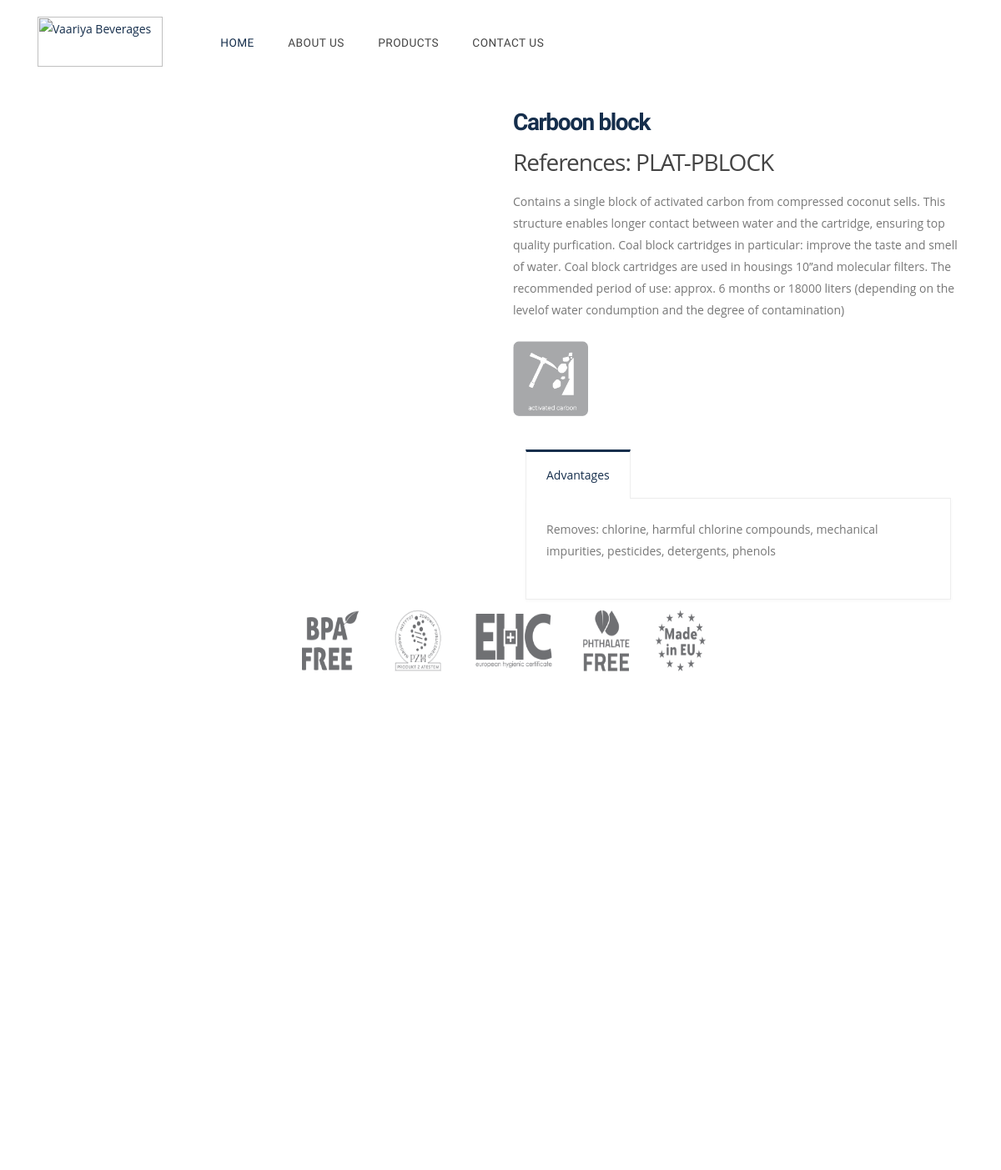
Before: /productdetails9/ with the older database file.
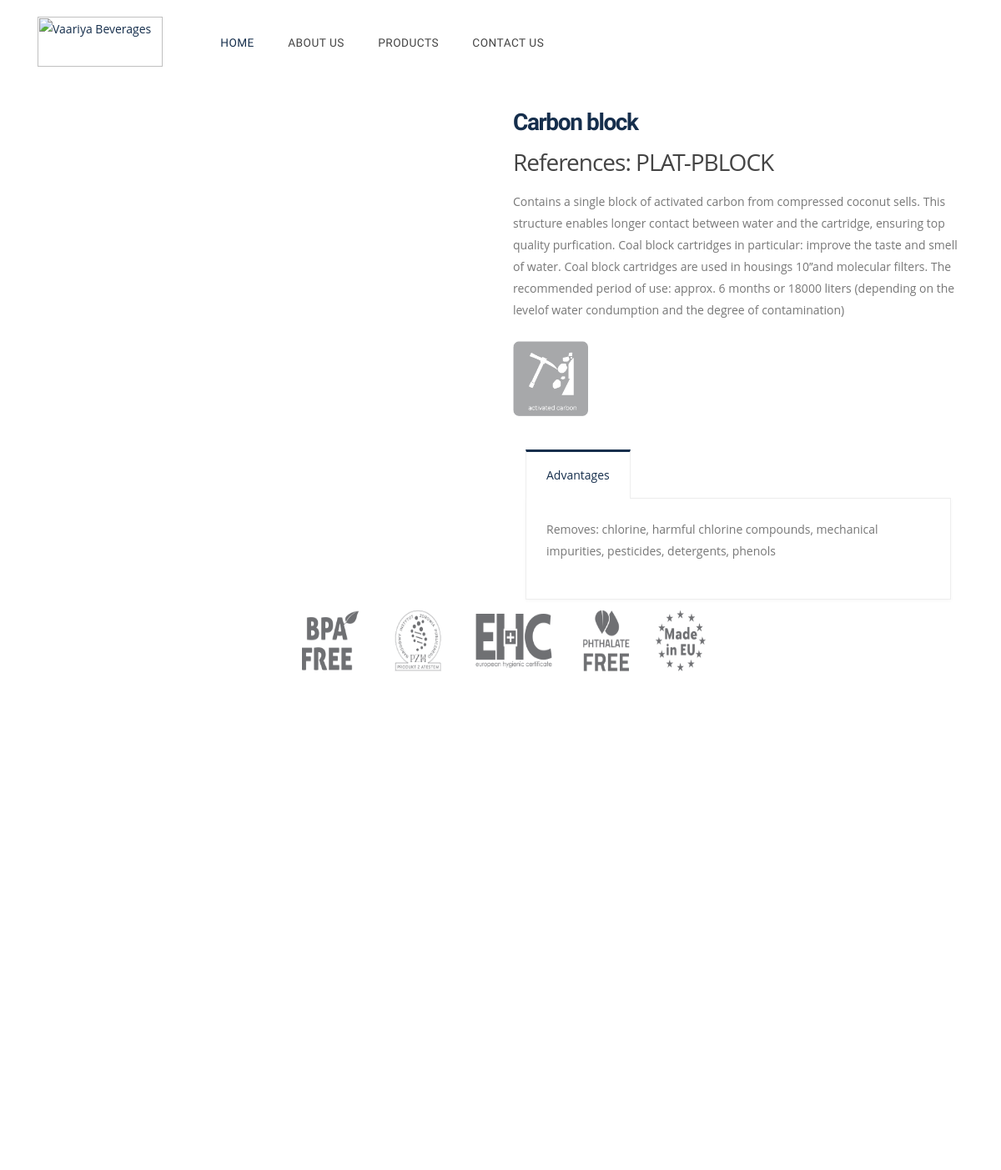
After: the same page with the newer database file.
### shop/models.py (models this page shows)
class Products(models.Model):
    objects = models.Manager()
    product_id = models.AutoField
    product_name = models.CharField(max_length=50)
    category = models.CharField(max_length=50, default="")
    subcategory = models.CharField(max_length=50, default="")
    Price = models.IntegerField(default=0)
    desc = models.CharField(max_length=1000)
    pub_date = models.DateField()
    image = models.FileField(blank=True)
    def __str__(self):
        return self.product_name

### shop/views.py (the view)
# urls.py: path("productdetails9/", views.productdetails9, name="ProductDetails9"),
def productdetails9(request):
    products = Products.objects.all()
    print(products)
    params = {'products': products}
    return render(request, 'shop/productdetails9.html', params)

### shop/templates/shop/productdetails9.html (shortened to what this page needs)
{% load static %}
<html>
	<head>
		<link rel="stylesheet" href="{% static 'shop/vendor/bootstrap/css/bootstrap.min.css' %}">
		<link rel="stylesheet" href="{% static 'shop/vendor/fontawesome-free/css/all.min.css' %}">
		<link rel="stylesheet" href="{% static 'shop/vendor/animate/animate.min.css' %}">
		<link rel="stylesheet" href="{% static 'shop/vendor/simple-line-icons/css/simple-line-icons.min.css' %}">
		<link rel="stylesheet" href="{% static 'shop/vendor/owl.carousel/assets/owl.carousel.min.css' %}">
		<link rel="stylesheet" href="{% static 'shop/vendor/owl.carousel/assets/owl.theme.default.min.css' %}">
		<link rel="stylesheet" href="{% static 'shop/vendor/magnific-popup/magnific-popup.min.css' %}">
		<link rel="stylesheet" href="{% static 'shop/vendor/bootstrap-star-rating/css/star-rating.min.css' %}">
		<link rel="stylesheet" href="{% static 'shop/vendor/bootstrap-star-rating/themes/krajee-fas/theme.min.css' %}">
		<link rel="stylesheet" href="{% static 'shop/css/theme.css' %}">
		<link rel="stylesheet" href="{% static 'shop/css/theme-elements.css' %}">
		<link rel="stylesheet" href="{% static 'shop/css/theme-blog.css' %}">
		<link rel="stylesheet" href="{% static 'shop/css/theme-shop.css' %}">
		<link rel="stylesheet" href="{% static 'shop/vendor/rs-plugin/css/settings.css' %}">
		<link rel="stylesheet" href="{% static 'shop/vendor/rs-plugin/css/layers.css' %}">
		<link rel="stylesheet" href="{% static 'shop/vendor/rs-plugin/css/navigation.css' %}">
		<link rel="stylesheet" href="{% static 'shop/css/demos/demo-product-landing.css' %}">
		<link rel="stylesheet" href="{% static 'shop/css/demos/demo-insurance.css' %}">
		<link rel="stylesheet" href="{% static 'shop/css/skins/skin-product-landing.css' %}">
        <link rel="stylesheet" href="{% static 'shop/css/skins/skin-insurance.css' %}">
		<link rel="stylesheet" href="{% static 'shop/css/custom.css' %}">
	</head>
	<body data-target="#header" data-spy="scroll" data-offset="100">
		<div class="body">
			<header id="header" class="header-effect-shrink" data-plugin-options="{'stickyEnabled': true, 'stickyEffect': 'shrink', 'stickyEnableOnBoxed': true, 'stickyEnableOnMobile': true, 'stickyChangeLogo': true, 'stickyStartAt': 30, 'stickyHeaderContainerHeight': 70}">
				<div class="header-body">
					<div class="header-container container">
						<div class="header-row">
							<div class="header-column">
								<div class="header-row">
									<div class="header-logo">
										<a href="{% url 'HomePage' %}">
											<img alt="Vaariya Beverages" width="150" height="60" src="{% static 'shop/img/logo.png' %}">
										</a>
									</div>
								</div>
							</div>
							<div class="header-column w-100 pl-lg-5">
								<div class="header-nav w-100 p-0">
									<div class="header-nav header-nav-links justify-content-start w-100">
										<div class="header-nav-main header-nav-main-arrows header-nav-main-effect-2 header-nav-main-sub-effect-1 w-100">
											<nav class="collapse w-100">
												<ul class="nav nav-pills flex-column flex-lg-row w-100" id="mainNav">
													<li class="dropdown">
														<a class="dropdown-item active" href="{% url 'HomePage' %}">Home</a>
													</li>
													<li class="dropdown">
														<a class="dropdown-item" href="{% url 'AboutUs' %}">About Us</a>
													</li>
													<li class="dropdown">
														<a class="dropdown-item" href="{% url 'ProductView' %}">Products</a>
													</li>
													<li class="dropdown">
														<a class="dropdown-item" href="{% url 'ContactUs' %}">Contact us</a>
													</li>
												</ul>
											</nav>
										</div>
									</div>
								</div>
							</div>
						</div>
					</div>
				</div>
			</header>
			<div role="main" class="main shop py-4">
			<div class="container">
					<div class="row">
						<div class="col-lg-6">
						</div>
						<div class="col-lg-6">
							<div class="summary entry-summary">
								<h1 class="mb-0 font-weight-bold text-7">{{products.9.category}}</h1>
                                  <p class="price">
									<span class="amount">References: {{products.9.subcategory}}</span>
								</p>
								<p class="mb-4">{{products.9.desc}}</p>
								<div class="product-meta">
									 <img src="{% static 'shop/img/activated_carbon.png' %}" alt="Girl in a jacket" style="width:90px;height:90px;">
								</div>
                                <div class="col">
							<div class="tabs tabs-product mb-2">
								<ul class="nav nav-tabs">
									<li class="nav-item active"><a class="nav-link py-3 px-4" href="#productDescription" data-toggle="tab">Advantages</a></li>
								</ul>
								<div class="tab-content p-0">
									<div class="tab-pane p-4 active" id="productDescription">
										<p>Removes: chlorine, harmful chlorine compounds, mechanical impurities, pesticides, detergents, phenols </p>
										</div>
								</div>
							</div>
						</div>
					</div>
								</div>
                         </div>
					</div>
				<div style="text-align: center">
					<img src="{% static 'shop/img/certyfikaty.png' %}" alt="" align="center" style="width: 500px;height: 80px">
				</div>
				<div class="row">
						<div class="col">
							<div class="cd-product-viewer-wrapper" data-frame="16" data-friction="0.33">
							   	<div>
							   	</div>
							</div>
						</div>
					</div>
			</div>
			</div>
			<footer id="footer" class="footer-reveal custom-bg-color-1 footer-reveal border-top-0 m-0">
				<div class="container">
					<div class="row pt-5 pb-4">
						<div class="col-lg-5">
							<h2 class="custom-primary-font text-color-light custom-fontsize-6 mb-3">ABOUT US</h2>
							<p class="pr-5"></p>
						</div>
						<div class="col-md-4 col-lg-2">
							<h2 class="custom-primary-font text-color-light custom-fontsize-6 mb-3">QUICK LINKS</h2>
							<ul class="list list-unstyled">
								<li>
									<a href="{% url 'HomePage' %}">
									</a>
								</li>
								<li>
									<a href="{% url 'AboutUs' %}">
									</a>
								</li>
								<li>
									<a href="{% url 'AboutUs' %}">
									</a>
								</li>
								<li>
									<a href="{% url 'ContactUs' %}">
									</a>
								</li>
							</ul>
						</div>
						<div class="col-md-4 col-lg-3">
							<h2 class="custom-primary-font text-color-light custom-fontsize-6 mb-3">CONTACT US</h2>
							<p>Sakar-9, B-706, Old Reserve Bank of India<br> Ashram Road, Navranpura, Ahmedabad, Gujarat - 380009</p>
							<span class="d-block text-color-light custom-fontsize-5 mb-2">Call: <a href="tel:+91-8320508425" class="text-decoration-none text-color-light custom-fontsize-5">+91-8320508425</a></span>
							<span class="d-block text-color-light custom-fontsize-5">Email: <a href="info@vaariya.com" class="text-decoration-none text-color-light custom-fontsize-5">info@vaariya.com</a></span>
							<ul class="header-social-icons social-icons d-none d-sm-block ml-1 mt-4">
								<li class="social-icons-facebook"><a href="http://www.facebook.com/" target="_blank" title="Facebook"></a></li>
								<li class="social-icons-twitter"><a href="http://www.twitter.com/" target="_blank" title="Twitter"></a></li>
								<li class="social-icons-linkedin"><a href="http://www.linkedin.com/" target="_blank" title="Linkedin"></a></li>
							</ul>
						</div>
					</div>
				</div>
				<div class="footer-copyright custom-bg-color-1 border-top-0 mt-0">
					<div class="container">
						<div class="row">
							<div class="col mt-4 mb-4">
								<p class="text-center text-2 mb-0">© Copyright 2020. All Rights Reserved.</p>
							</div>
						</div>
					</div>
				</div>
			</footer>
	</body>
</html>

### shop/static/shop/css/theme-shop.css (style rules this page uses)
.shop .summary .price { color: #444; font-size: 2em; letter-spacing: -1px; line-height: 30px; margin-top: 10px; clear: both; }
.shop .product-meta { clear: both; }
.shop .tabs-product { margin-top: 40px; }

### shop/static/shop/css/demos/demo-product-landing.css (style rules this page uses)
h1, h2, h3, h4, h5, h6 { font-family: "Oswald", sans-serif; }
#header .header-nav-main nav > ul > li > a { font-family: "Oswald", sans-serif; font-weight: 400; font-size: 13.6px; font-size: 0.85rem; letter-spacing: 0.5px; }
@media (min-width: 992px) { #header .header-nav-main nav > ul > li > a { padding: 0 1.2rem !important; } }

### shop/static/shop/css/demos/demo-insurance.css (style rules this page uses)
.body { background: #FFF; }
#header .header-body { border-top: 0; }
.custom-primary-font { font-family: "Roboto Slab", serif !important; }
.custom-bg-color-1 { background-color: #4a5559 !important; }
.custom-fontsize-5 { font-size: 16px !important; font-size: 1rem !important; }
.custom-fontsize-6 { font-size: 19.2px !important; font-size: 1.2rem !important; letter-spacing: 0; }
#footer p:not(.no-custom-color), #footer a:not(.no-custom-color), #footer span:not(.no-custom-color) { color: #a8b0b3; transition: ease color 300ms; font-size: 13px; }
#footer .list li { margin-bottom: 5px; }

Changed rows visible on the page:
changed Products "PLAT-PBLOCK": category "Carboon block" → "Carbon block"
